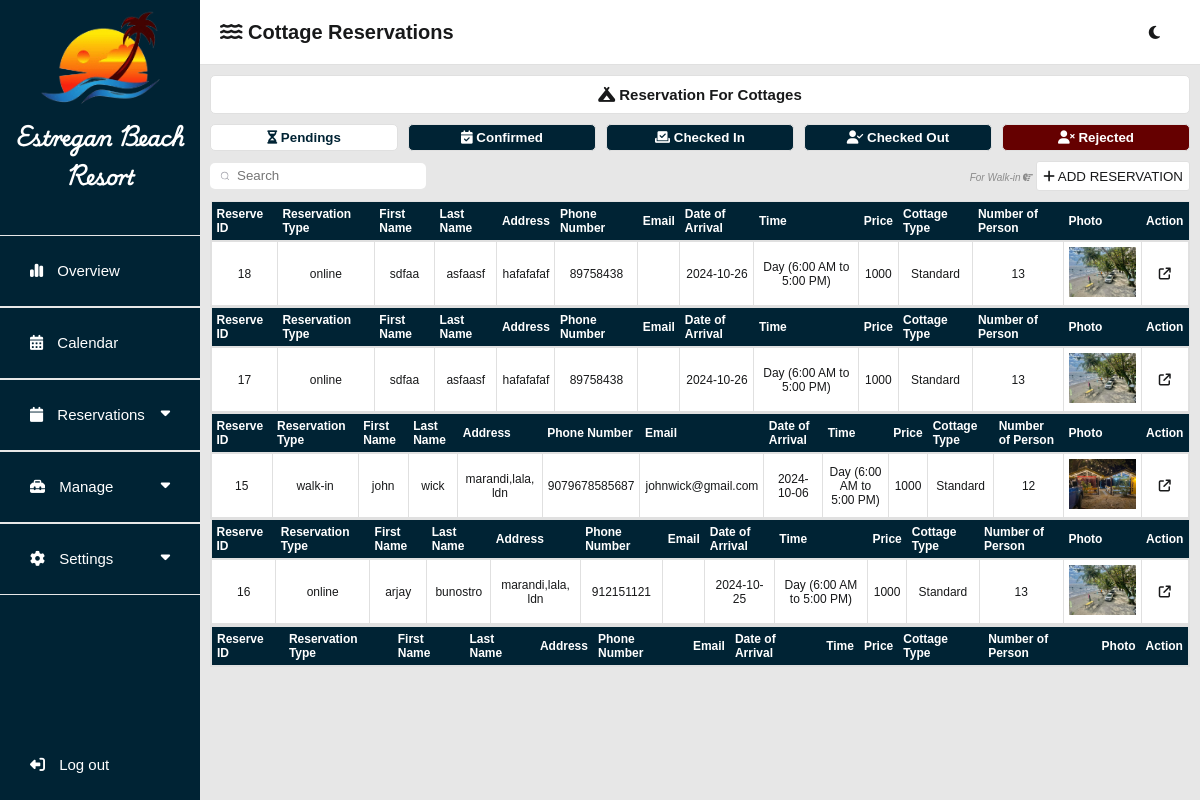
The page /admin/dashboardCottageReservation.php (signed in) on the database its author committed.
### tables this page shows
CREATE TABLE `reserve_cottage_tbl` (
  `reserve_id` int(11) NOT NULL,
  `user_id` int(255) NOT NULL,
  `reserve_status` varchar(255) NOT NULL,
  `reserve_type` varchar(255) NOT NULL,
  `first_name` varchar(255) NOT NULL,
  `middle_name` varchar(255) NOT NULL,
  `last_name` varchar(255) NOT NULL,
  `reserve_address` text NOT NULL,
  `phone_number` bigint(255) NOT NULL,
  `email` varchar(255) NOT NULL,
  `date_of_arrival` date NOT NULL,
  `time` varchar(255) NOT NULL,
  `price` bigint(255) NOT NULL,
  `cottage_number` bigint(255) NOT NULL,
  `cottage_type` varchar(255) NOT NULL,
  `number_of_person` int(255) NOT NULL,
  `special_request` text NOT NULL,
  `cottage_photo` varchar(255) NOT NULL,
  `reference_number` bigint(255) NOT NULL,
  `cottage_reserve_fee` bigint(255) NOT NULL,
  `rejection_reason` text NOT NULL
);

### admin/reservationCottage.php (the view, shortened to what this page needs)
<?php
require 'db_connect.php';
?>
<div class="container">
    <div class="header-label">
        <label><i class="fa-solid fa-campground"></i> Reservation For Cottages</label>
    </div>
    <div class="buttons-container">
        <button onclick="showTable(0, 0)" id="pending-btn" class="pending-btn"><i
                class="fa-solid fa-hourglass-half"></i> Pendings</button>
        <button onclick="showTable(1, 1)" id="confirmed-btn"><i class="fa-regular fa-calendar-check"></i>
            Confirmed</button>
        <button onclick="showTable(2, 2)" id="checkedIn-btn"><i class="fa-solid fa-check-to-slot"></i> Checked
            In</button>
        <button onclick="showTable(3, 3)" id="checkedOut-btn"><i class="fa-solid fa-user-check"></i> Checked
            Out</button>
        <button onclick="showTable(4, 4)" id="rejected-btn" class="rejected-btn"><i class="fa-solid fa-user-xmark"></i>
            Rejected</button>
    </div>
    <div class="under-buttons-container">
        <div class="group">
            <input type="search" id="search-input" class="search-input" placeholder="Search">
        </div>
        <div class="add-reservation">
            <label><em>For Walk-in <i class="fa-solid fa-hand-point-left fa-flip-horizontal"></i></em></label>
            <button name="add-reservation" onclick="window.location.href='add_reservation_cottage.php';">
                <i class="fa-solid fa-plus"></i> ADD RESERVATION
            </button>
        </div>
    </div>
    <?php
    function renderTable($con, $status)
    {
        $fetchdata = "SELECT * FROM reserve_cottage_tbl WHERE reserve_status='$status' ORDER BY reserve_id DESC";
        $result = mysqli_query($con, $fetchdata);
        echo '<form method="post" action="" id="table-container-' . $status . '">';
        echo '<table><tr>
        <th>Reserve ID</th>
          <th>Reservation Type</th>
        <th>First Name</th>
        <th>Last Name</th>
        <th>Address</th>
        <th>Phone Number</th>
        <th>Email</th>
        <th>Date of Arrival</th>
        <th>Time</th>
        <th>Price</th>
        <th>Cottage Type</th>
        <th>Number of Person</th>
        <th>Photo</th>
        <th>Action</th>
    </tr>';
        while ($row = mysqli_fetch_assoc($result)) {
            echo '<tr>
            <td>' . $row['reserve_id'] . '</td>
            <td>' . $row['reserve_type'] . '</td>
            <td>' . $row['first_name'] . '</td>
            <td>' . $row['last_name'] . '</td>
            <td>' . $row['reserve_address'] . '</td>
            <td>' . $row['phone_number'] . '</td>
            <td class="email">' . $row['email'] . '</td>
            <td>' . $row['date_of_arrival'] . '</td>
            <td>' . $row['time'] . '</td>
            <td>' . $row['price'] . '</td>
            <td>' . $row['cottage_type'] . '</td>
            <td>' . $row['number_of_person'] . '</td>
            <td class="table-image-container"><img class="reservation-image" onclick="openFullScreen()" src="' . $row['cottage_photo'] . '"></td>
            <td><div class="edit-btn"><a href="cottage_' . $status . '.php?manage_id=' . $row['reserve_id'] . '"><i class="fa-solid fa-arrow-up-right-from-square"></i></a></div></td>
        </tr>';
        }
        echo '</table></form>';
    }
    renderTable($con, 'pending');
    renderTable($con, 'confirmed');
    renderTable($con, 'checkedIn');
    renderTable($con, 'checkedOut');
    ?>
</div>

### admin/css/header.css (style rules this page uses)
* { margin: 0; font-family: 'Trebuchet MS', 'Lucida Sans Unicode', 'Lucida Grande', 'Lucida Sans', Arial, sans-serif; box-sizing: none; }
button { cursor: pointer; }

### admin/css/main.css (style rules this page uses)
* { margin: 0; font-family: 'Trebuchet MS', 'Lucida Sans Unicode', 'Lucida Grande', 'Lucida Sans', Arial, sans-serif; }
body { background-color: var(--first-color2); }
button { cursor: pointer; }
a { cursor: pointer; }
:root { --first-color: white; --first-color2: #E7E7E7; --second-color: #EAE2B7; --fourth-color: #F77F00; --seventh-color: #18191A; --seventh-color2: #e0e0e0; --seventh-color3: #e0e0e0; --select-color: #F77F00; --select-color2: #cd6a00; --booknow-text: #ffffff; --booknow-text2: #242526; --booknow-border: #F77F00; --reservation-titleborder: #18191A; --box-shadow: #b4b4b4; --after-input: #effaff; --water-border: #EAE2B7; --water-color: #0d2cc5; --pure-white: white; --third-color: #FCBF49; --fifth-color: #D62828; --sixth-color: #00527e; --seventh-color4: #757575; --eight-color: #002334; --eight-color2: #001824; --reservation-title: #18191A; --reservation-text: white; --gray-button: rgba(220, 220, 220, 0.849); font-size: 62.5%; --tdeven-color: #0023340c; --proceed-color: white; --proceed-bgcolor: #242526; --cancel-color: white; --cancel-bgcolor: #242526; --fixed-color: #242526; --graph-title-color: #777; --legend-text-color: #777; --tooltip-bg-color: #333333; --tooltip-title-color: #ffffff; --tooltip-body-color: #ffffff; --axis-title-color: #777; --axis-ticks-color: #777; }

### admin/css/dashboard.css (style rules this page uses)
.container { margin: 10px; }
.header-label { background-color: var(--first-color); display: flex; justify-content: center; align-items: center; padding: 10px; margin-bottom: 10px; border-radius: 5px; border: 1px solid var(--seventh-color3); }
.header-label label { font-weight: bold; font-size: 1.5rem; color: var(--seventh-color); }
.buttons-container { margin-bottom: 10px; display: flex; gap: 10px; }
.buttons-container button { padding-top: 5px; padding-bottom: 5px; border-radius: 5px; border: 1px solid var(--seventh-color3); font-weight: bold; width: 100%; background-color: #002334; color: var(--pure-white); cursor: pointer; }
.buttons-container .rejected-btn { background-color: #650000; color: white; }
.buttons-container .pending-btn { background-color: white; color: #002334; }
.under-buttons-container { display: flex; justify-content: space-between; align-items: center; margin-bottom: 10px; }
.group { display: flex; align-items: center; position: relative; max-width: 250px; }
.search-input { width: 100%; line-height: 22px; padding: 0 1rem; padding-left: 2.5rem; border: 2px solid transparent; border-radius: 5px; outline: none; background-color: var(--first-color); color: #0d0c22; transition: .3s ease; }
.icon { position: absolute; left: 1rem; fill: #9e9ea7; width: 1rem; height: 1rem; }
.add-reservation button { background-color: var(--first-color); color: var(--seventh-color); border: 1px solid var(--seventh-color3); border-radius: 3px; height: 30px; }
.add-reservation label { color: #8b8b8b; }
.edit-btn a { color: var(--seventh-color); }
.email { text-transform: none; }
table { border-collapse: collapse; width: 100%; overflow-y: scroll; font-size: 1.2rem; border: 1px solid var(--seventh-color3); }
table th { text-align: start; height: 5px; padding: 5px; background-color: var(--eight-color); color: var(--pure-white); top: 0; position: -webkit-sticky; position: sticky; }
table td { text-align: center; padding: 5px; border: 1px solid var(--first-color2); background-color: var(--first-color); color: var(--seventh-color); border: 1px solid var(--seventh-color3); }
tbody tr:last-of-type { border: 2px solid var(--seventh-color3); }
table img { height: 50px; width: auto; }

### rows shown on the page
reserve_cottage_tbl: reserve_id "18", reserve_type "online", first_name "sdfaa", last_name "asfaasf", reserve_address "hafafafaf", phone_number "89758438", date_of_arrival "2024-10-26", time "Day (6:00 AM to 5:00 PM)", price "1000", cottage_type "Standard", number_of_person "13", cottage_photo (picture)
reserve_cottage_tbl: reserve_id "17", reserve_type "online", first_name "sdfaa", last_name "asfaasf", reserve_address "hafafafaf", phone_number "89758438", date_of_arrival "2024-10-26", time "Day (6:00 AM to 5:00 PM)", price "1000", cottage_type "Standard", number_of_person "13", cottage_photo (picture)
reserve_cottage_tbl: reserve_id "15", reserve_type "walk-in", first_name "john", last_name "wick", reserve_address "marandi,lala, ldn", phone_number "9079678585687", email "johnwick@gmail.com", date_of_arrival "2024-10-06", time "Day (6:00 AM to 5:00 PM)", price "1000", cottage_type "Standard", number_of_person "12", cottage_photo (picture)
reserve_cottage_tbl: reserve_id "16", reserve_type "online", first_name "arjay", last_name "bunostro", reserve_address "marandi,lala, ldn", phone_number "912151121", date_of_arrival "2024-10-25", time "Day (6:00 AM to 5:00 PM)", price "1000", cottage_type "Standard", number_of_person "13", cottage_photo (picture)
